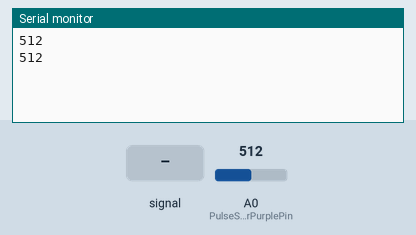
A sketch run on a simulated Arduino Uno, built with avr-gcc and run on an emulated ATmega328P. Parts: the last lines printed to the serial monitor. The inputs (shaded band) are chosen by the test bench; at power-on: A0 (PulseSensorPurplePin) = 512. No radio packets arrive unless stated.

Above: at 1.8 s.
1.9 s: A0 (PulseSensorPurplePin) fed a 200 Hz sine of ±81 counts around its level
At 2.8 s:
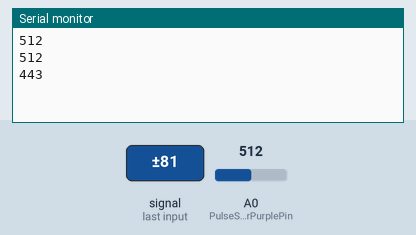
3.4 s: A0 (PulseSensorPurplePin) set to 560
At 4.7 s:
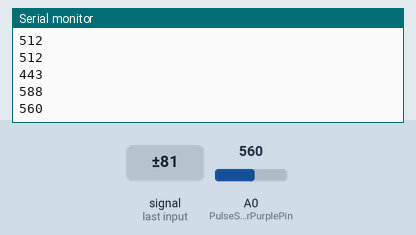
4.9 s: A0 (PulseSensorPurplePin) fed a 1000 Hz sine of ±255 counts around its level
At 5.7 s:
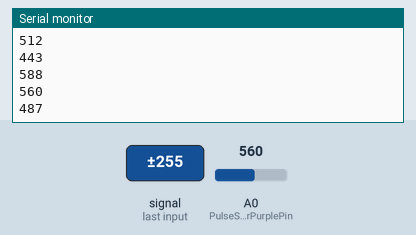
6.4 s: A0 (PulseSensorPurplePin) set to 540
At 7.4 s:
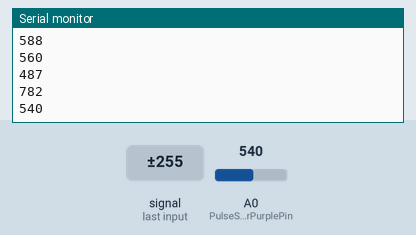
Timing chart, 0 to 8.9 s (numbered marks = the images above; inputs shaded):
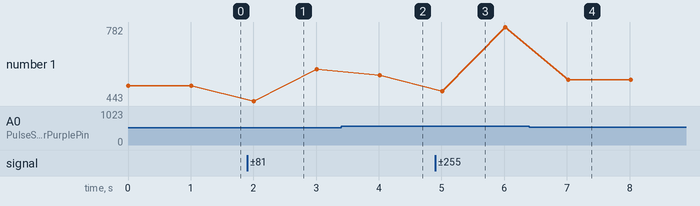

Measured:
- after the input at 1.9 s, the serial monitor: prints a new line after 0.11 s (image 1)
- after the input at 3.4 s, the serial monitor: prints a new line after 0.61 s (image 2)
- after the input at 4.9 s, the serial monitor: prints a new line after 0.11 s (image 3)
- after the input at 6.4 s, the serial monitor: prints a new line after 0.62 s (image 4)
- plotted number 1: 512 → 588 after the input at 1.9 s, 588 → 560 after the input at 3.4 s, 560 → 782 after the input at 4.9 s, 782 → 540 after the input at 6.4 s

The sketch:

transmitter.ino
```cpp
#include <SPI.h>
#include <nRF24L01.h>
#include <RF24.h>
RF24 radio(9, 10); // CE, CSN

const byte address[6] = "00001";
int PulseSensorPurplePin = 0;
int Signal;                // holds the incoming raw data. Signal value can range from 0-1024
int Threshold = 550;            // Determine which Signal to "count as a beat", and which to ingore.

void setup() {
  Serial.begin(9600);
  pinMode(7, INPUT); // Setup for leads off detection LO +
  pinMode(6, INPUT); // Setup for leads off detection LO -

  radio.begin();
  radio.openWritingPipe(address);
  radio.setPALevel(RF24_PA_MIN);
  radio.stopListening();
}

void loop() {
  Signal = analogRead(PulseSensorPurplePin);
  Serial.println(Signal);
  radio.write(&Signal, sizeof(Signal));
  delay(1000);
}
```
